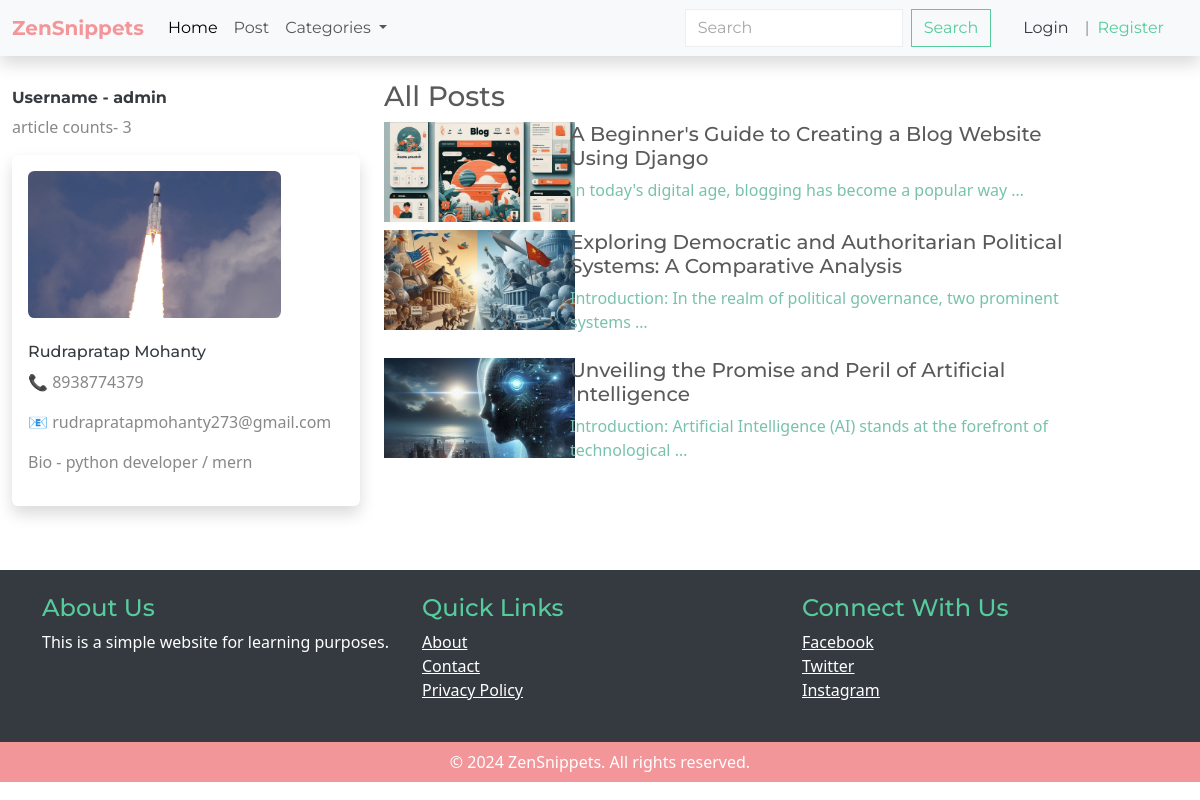
The app's page /users/profile/author/1/, older data.
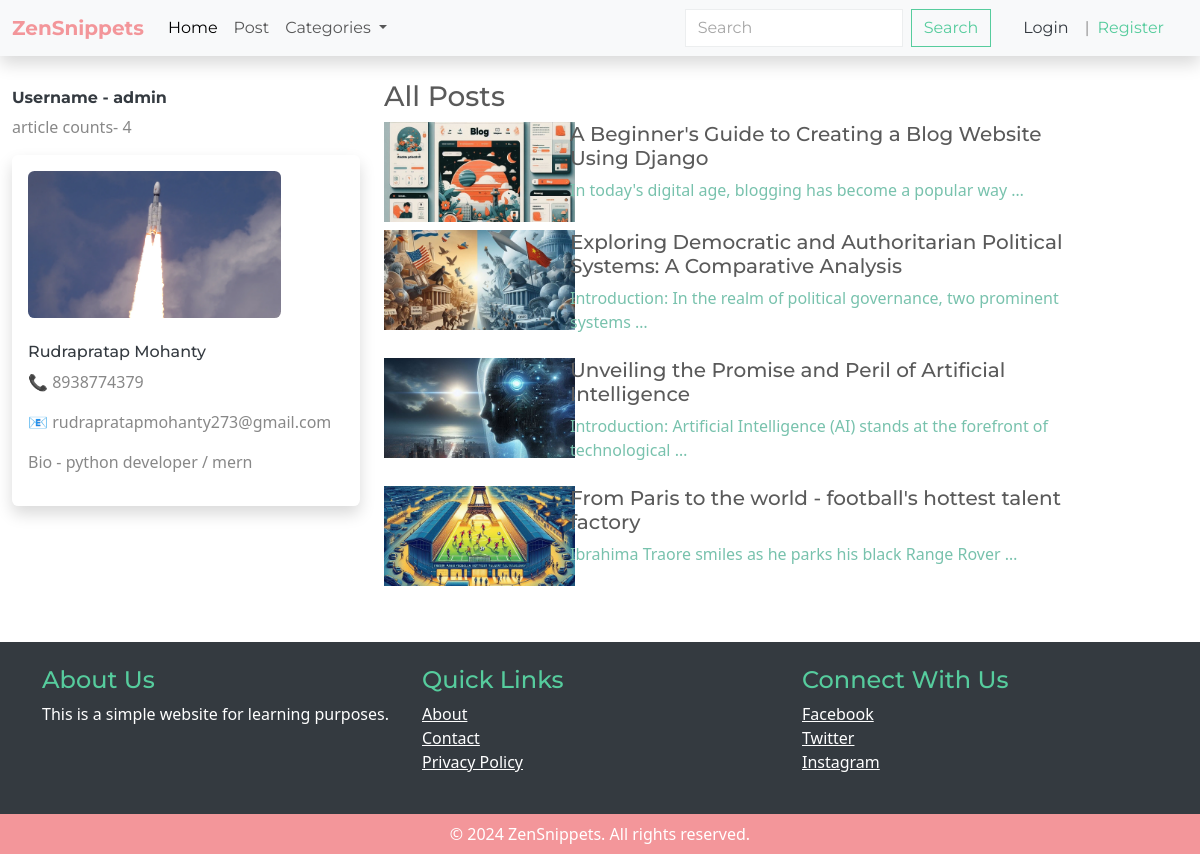
The same page, newer data.
### article/models.py (models this page shows, shortened)
class Article(models.Model):
    author = models.ForeignKey(User, on_delete=models.CASCADE,  default = 1)
    category = models.ForeignKey(Category, on_delete = models.CASCADE, default = 1 )
    title = models.CharField(max_length=100)
    content = models.TextField(max_length = 10000)
    img = models.ImageField(upload_to='article_images/', default= 'default_img.jpg')
    pub_date = models.DateField(auto_now= True)

### users/views.py (the view)
# urls.py: path('profile/author/<int:pk>/', author_profile,  name='author_profile'),
def author_profile(request, pk):
    author = User.objects.get(pk=pk)
    articles = Article.objects.filter(author=author).all()
    article_counts = Article.objects.filter(author=author).all().count()
    context = {
        "author": author,
        "article_counts": article_counts,
        "articles": articles
    }
    return render(request, 'users/author_profile.html', context)

### article/models.py (called while the page is built)
    def __str__(self):
        return self.name

### article/views.py (called while the page is built)
def categories(request):
    categories = Category.objects.all()
    return {
        'categories': categories,
    }

### users/templates/users/author_profile.html
{% extends "base.html" %}
{% block content %}
<div class="row my-4 container">
    <div class="col-lg-4" id="profile" >
        <h6 class="text-dark fw-bold my-2">Username - {{author.username}}</h6>
        <p>article counts- {{article_counts}}</p>
        {% if author.profile %}
            <div class="shadow rounded p-3 my-3">
                <img class="mb-4 rounded" style= "width:80%;" src="{{author.profile.image.url}}" alt="">
                <h6 class='text-dark'>{{author.profile.first_name}} {{author.profile.last_name}}</h6>
                <p>📞 {{author.profile.contact_number}}</p>
                <p>📧 {{author.email}}</p>
                <p>Bio - {{author.profile.bio}}</p>
            </div>
        {% else %}
            ----
        {% endif %}
    </div>
    <div id="all_posts" class="col-lg-8">
        <h3>All Posts</h3>
        {% include "users/all_posts.html" with article_list=articles exclude_div=True %}
    </div>
</div>
{% endblock content %}

### users/templates/users/all_posts.html (shortened to what this page needs)
{% for post in article_list %}
    <div class="row my-2">
        <div id="image" class="col-3">
            <img style="height: 100px;" src="{{post.img.url}}" alt="">
        </div>
        <div id="content" class= "{% if exclude_div %} col-9 {% else %}col-7{% endif %}">
            <a class="text-decoration-none p-0 m-0" href="{% url "article:single_article" post.id %}">
                <h5>{{post.title}}</h5>
                <p>{{post.content | truncatewords:10 }}</p>
            </a>
        </div>
    </div>
{% endfor %}

Row changes from the older to the newer data that the page shows:
added Article: img (picture), title "From Paris to the world - football's hottest talent factory", content "Ibrahima Traore smiles as he parks his black Range Rover …"
Text that changed along with them:
{{ article_counts }}: "3" → "4"
